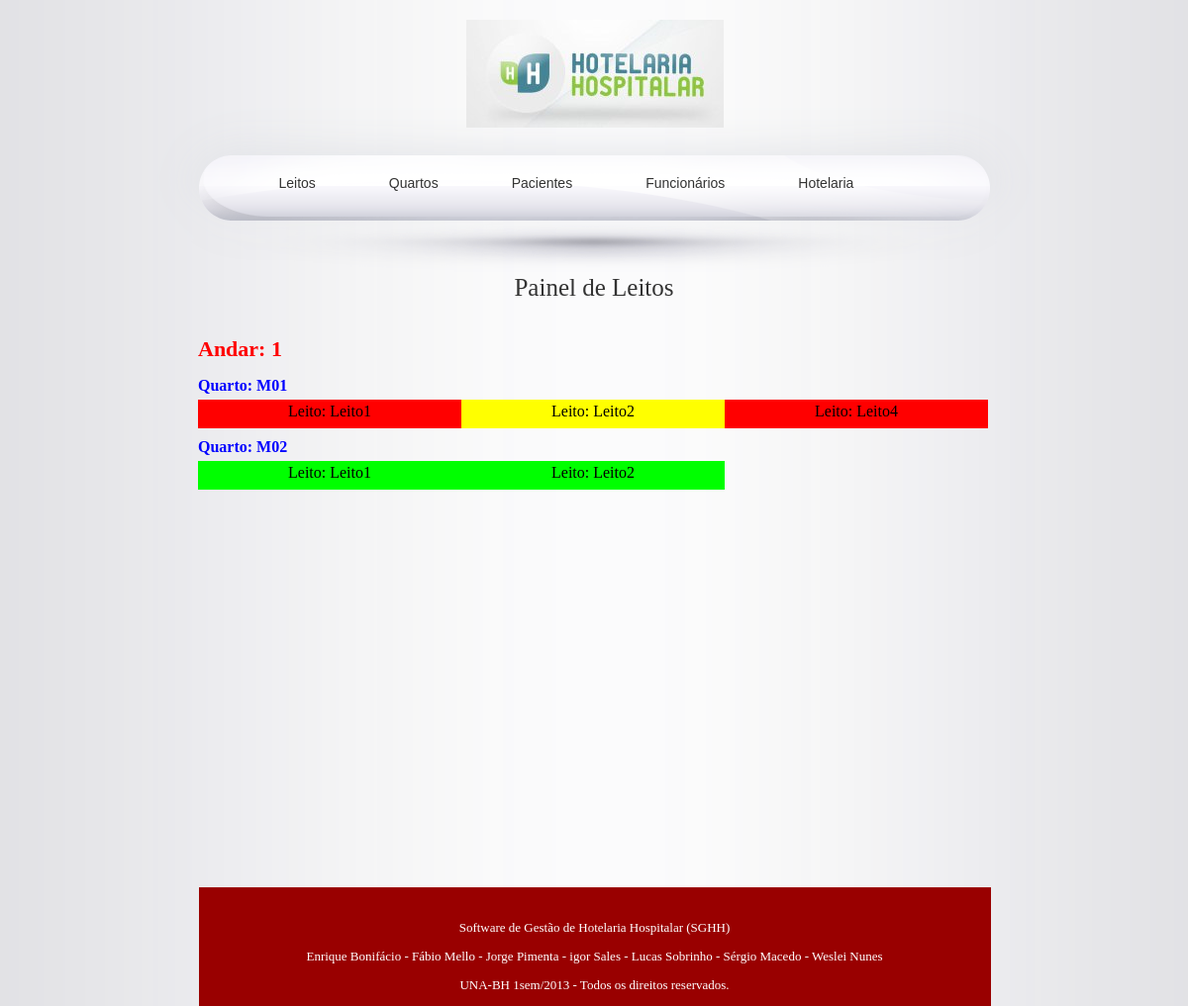
Before: / with the older database file.
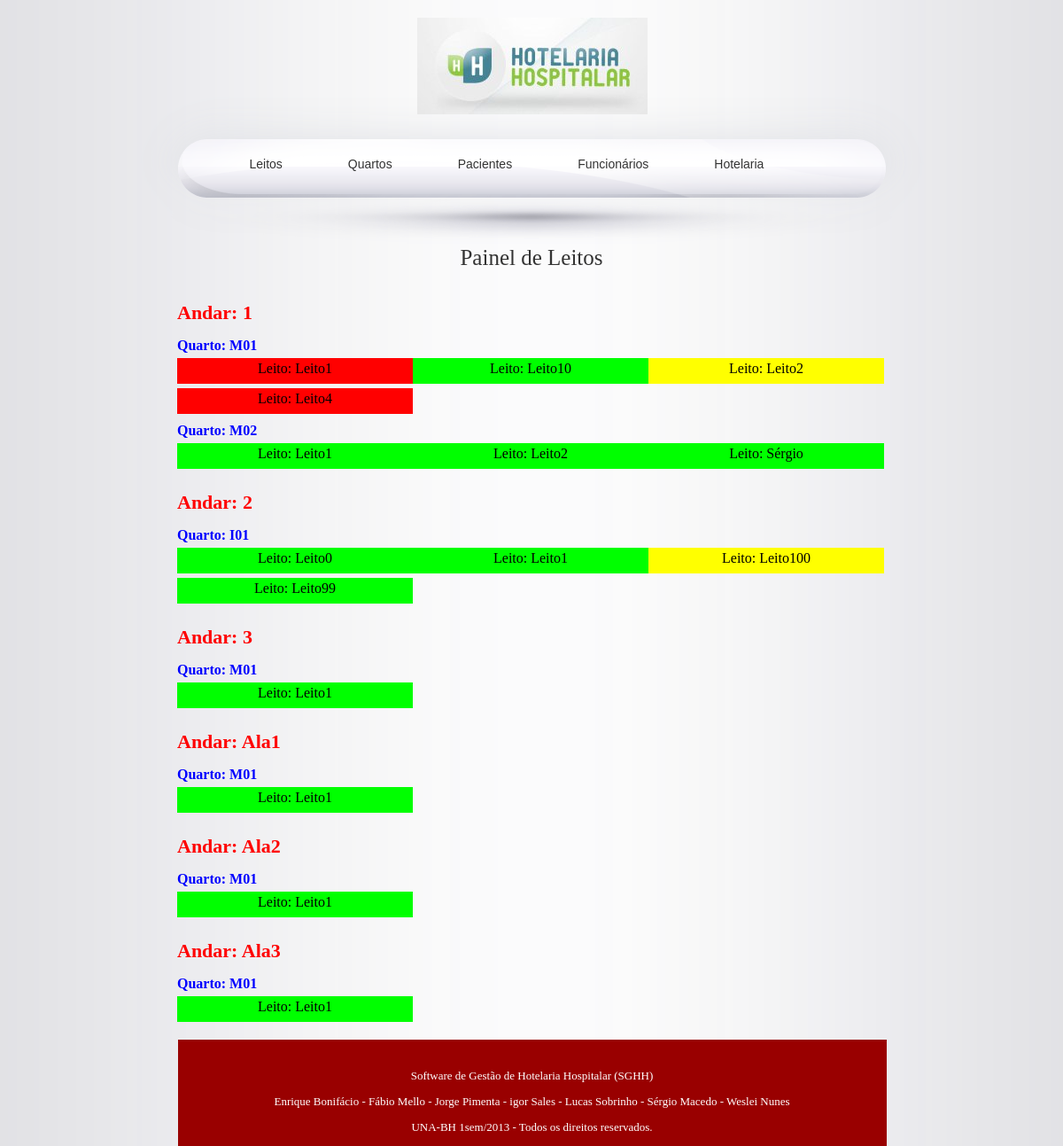
After: the same page with the newer database file.
### tables this page shows
CREATE TABLE `leito` (
  `LeitoId` int(10) unsigned NOT NULL AUTO_INCREMENT,
  `QuartoId` int(10) unsigned NOT NULL,
  `Identificacao` varchar(10) NOT NULL,
  `Status` tinyint(3) unsigned NOT NULL DEFAULT '1',
  PRIMARY KEY (`LeitoId`),
  KEY `QuartoId` (`QuartoId`),
  CONSTRAINT `leito_ibfk_1` FOREIGN KEY (`QuartoId`) REFERENCES `quarto` (`QuartoId`)
);

CREATE TABLE `quarto` (
  `QuartoId` int(10) unsigned NOT NULL AUTO_INCREMENT,
  `Andar` varchar(10) NOT NULL,
  `Identificacao` varchar(10) NOT NULL,
  `Status` tinyint(3) unsigned NOT NULL DEFAULT '1',
  PRIMARY KEY (`QuartoId`)
);

### application/controllers/home.php (called while the page is built)
<?php if ( ! defined('BASEPATH')) exit('No direct script access allowed');
class Home extends CI_Controller {
	public function index()
	{
		$this->load->model('LeitoMod');
		$Leitos = $this->LeitoMod->statusLeitos();
		$Dados['Leitos'] 				= $Leitos;
		$Dados['View'] 					= 'home/home';
		$this->load->view('body/index', $Dados);
	}
}

### index.php (called while the page is built, shortened)
<?php
require_once BASEPATH.'core/CodeIgniter.php';

### application/models/leitomod.php (called while the page is built, shortened)
<?php
class LeitoMod extends CI_Model{
    public function statusLeitos(){
        $sql    = "
                    SELECT
                        L.LeitoId
                        ,Q.Andar
                        ,Q.Identificacao AS Quarto
                        ,L.Identificacao AS Leito
                        ,IF(L.Status = '2', 'Arrumacao', IF(O.LeitoId IS NULL, 'Liberado', 'Ocupado') ) AS Status
                    FROM
                        leito L
                        INNER JOIN quarto Q ON Q.QuartoId = L.QuartoId
                        LEFT JOIN ocupacao O ON O.LeitoId = L.LeitoId AND O.FuncBaixa IS NULL
                    WHERE
                        L.Status != 0
                        AND Q.Status = 1
                    ORDER BY
                        Q.Andar
                        ,Q.Identificacao
                        ,L.Identificacao
                    ";
        $query  = $this->db->query($sql);
        $dados = $query->result();
        if(count($dados) > 0){
            return $dados;
        }
        else{
            return false;
        }
    }
}
?>

### application/views/home/home.php (the view, shortened to what this page needs)
<div class='titulo_page'>Painel de Leitos</div>
<div class="home">
	<?php
		$Quarto 	= '';
		$Andar		= '';
		foreach($Leitos as $Registro) {
			if($Andar != $Registro->Andar){
				if($Andar != ''){
					echo '</div></div>';
				}
				echo '<div class="home_andar">';
				echo '<div class="home_andar_item">Andar: '.$Registro->Andar.'</div>';
				$Andar 	= $Registro->Andar;
				$Quarto = '';
			}
			if($Quarto != $Registro->Quarto){
				if($Quarto != ''){
					echo '</div>';
				}
				echo '<div class="home_quarto">';
				echo '<div class="home_quarto_item">Quarto: '.$Registro->Quarto.'</div>';
				$Quarto 	= $Registro->Quarto;
			}
			echo '<div class="home_leito_item '.$Registro->Status.'">Leito: '.$Registro->Leito.'</div>';
		}
		echo '</div>';
		echo '</div>';
	?>
</div>

### application/views/libraries/header.php (shortened to what this page needs)
<!DOCTYPE html PUBLIC "-//W3C//DTD XHTML 1.0 Transitional//EN" "http://www.w3.org/TR/xhtml1/DTD/xhtml1-transitional.dtd">
<html xmlns="http://www.w3.org/1999/xhtml" dir="ltr" lang="pt-BR" xmlns:fb="http://ogp.me/ns/fb#">
	<head>
        <link rel="stylesheet" href="<?php echo BASE_URL;?>/web/css/global.php" type="text/css" media="screen" />
	</head>
	<body>

### application/views/body/index.php
<?php
	$LibHeader 			= 'libraries/header';
	$LibFooter 			= 'libraries/footer';
	$Header				= 'body/header';
	$Menu				= 'body/menu';
	$Footer 			= 'body/footer';
?>
<?php $this->load->view($LibHeader);?>
	<div class='middle'>
		<?php $this->load->view($Header);?>
		<?php $this->load->view($Menu);?>
        <div class='container'>
            <?php $this->load->view($View);?>
		</div>
        <?php $this->load->view($Footer);?>
	</div>
<?php $this->load->view($LibFooter);?>

### application/views/body/header.php
<div class='header'>
	<a href='<?php echo BASE_URL;?>'/paciente/processar>
		<div class='logo'></div>
	</a>
</div>

### application/views/body/menu.php (shortened to what this page needs)
<?php
    $Tabindex = 1;
?>
<div class='menu_header'>
    <div class='menu_content'>
        <div class='botao menu_body' tabindex='<?php echo $Tabindex++;?>' submenu='menu<?php echo $Tabindex;?>'>
            <div class='menu_text'>Leitos</div>
        </div>
        <div class='botao menu_body' tabindex='<?php echo $Tabindex++;?>' submenu='menu<?php echo $Tabindex;?>'>
            <div class='menu_text'>Quartos</div>
        </div>
        <div class='botao menu_body' tabindex='<?php echo $Tabindex++;?>' submenu='menu<?php echo $Tabindex;?>'>
            <div class='menu_text'>Pacientes</div>
        </div>
        <div class='botao menu_body' tabindex='<?php echo $Tabindex++;?>' submenu='menu<?php echo $Tabindex;?>'>
            <div class='menu_text'>Funcionários</div>
        </div>
        <div class='botao menu_body' tabindex='<?php echo $Tabindex++;?>' submenu='menu<?php echo $Tabindex;?>'>
            <div class='menu_text'>Hotelaria</div>
        </div>
    </div>
</div>

### application/views/body/footer.php
<div class = 'footer'>
<p align="center" style="font-size:13px;">Software de Gestão de Hotelaria Hospitalar (SGHH)</p>
<p align="center" style="font-size:13px;">Enrique Bonifácio - Fábio Mello - Jorge Pimenta - igor Sales - Lucas Sobrinho - Sérgio Macedo - Weslei Nunes</p>
<p align="center" style="font-size:13px;">UNA-BH 1sem/2013 - Todos os direitos reservados.</p>

### application/views/libraries/footer.php
	</body>
</html>

Changed rows visible on the page:
added leito: Identificacao "Leito10"
added leito: Identificacao "Sérgio"
added leito: QuartoId.Andar "2", QuartoId.Identificacao "I01", Identificacao "Leito0"
added leito: Identificacao "Leito1"
added leito: Identificacao "Leito100"
added leito: Identificacao "Leito99"
added leito: QuartoId.Andar "3", QuartoId.Identificacao "M01", Identificacao "Leito1"
added leito: QuartoId.Andar "Ala1", QuartoId.Identificacao "M01", Identificacao "Leito1"
added leito: QuartoId.Andar "Ala2", QuartoId.Identificacao "M01", Identificacao "Leito1"
added leito: QuartoId.Andar "Ala3", QuartoId.Identificacao "M01", Identificacao "Leito1"
